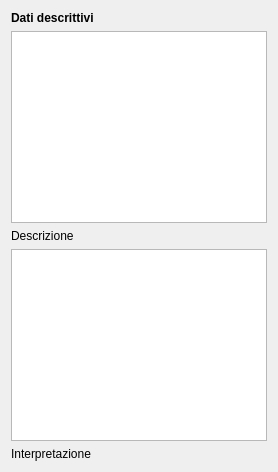
     <widget class="QWidget" name="tab">
      <attribute name="title">
       <string>Dati descrittivi</string>
      </attribute>
      <layout class="QGridLayout" name="gridLayout_7">
       <item row="0" column="0">
        <layout class="QVBoxLayout" name="verticalLayout_5">
         <item>
          <widget class="QLabel" name="label_13">
           <property name="font">
            <font>
             <weight>75</weight>
             <bold>true</bold>
            </font>
           </property>
           <property name="text">
            <string>Dati descrittivi</string>
           </property>
          </widget>
         </item>
         <item>
          <widget class="QTextEdit" name="textEdit_descrizione">
           <property name="font">
            <font>
             <pointsize>10</pointsize>
            </font>
           </property>
           <property name="html">
            <string>&lt;!DOCTYPE HTML PUBLIC &quot;-//W3C//DTD HTML 4.0//EN&quot; &quot;http://www.w3.org/TR/REC-html40/strict.dtd&quot;&gt;
&lt;html&gt;&lt;head&gt;&lt;meta name=&quot;qrichtext&quot; content=&quot;1&quot; /&gt;&lt;style type=&quot;text/css&quot;&gt;
p, li { white-space: pre-wrap; }
&lt;/style&gt;&lt;/head&gt;&lt;body style=&quot; font-family:'MS Shell Dlg 2'; font-size:10pt; font-weight:400; font-style:normal;&quot;&gt;
&lt;p style=&quot; margin-top:0px; margin-bottom:0px; margin-left:0px; margin-right:0px; -qt-block-indent:0; text-indent:0px;&quot;&gt;&lt;span style=&quot; font-family:'Lucida Grande'; font-size:13pt;&quot;&gt;&lt;br /&gt;&lt;/span&gt;&lt;/p&gt;&lt;/body&gt;&lt;/html&gt;</string>
           </property>
          </widget>
         </item>
         <item>
          <widget class="QLabel" name="label_6">
           <property name="text">
            <string>Descrizione </string>
           </property>
          </widget>
         </item>
         <item>
          <widget class="QTextEdit" name="textEdit_interpretazione">
           <property name="font">
            <font>
             <pointsize>10</pointsize>
            </font>
           </property>
          </widget>
         </item>
         <item>
          <widget class="QLabel" name="label_7">
           <property name="text">
            <string>Interpretazione </string>
           </property>
          </widget>
         </item>
        </layout>
       </item>
      </layout>
     </widget>
